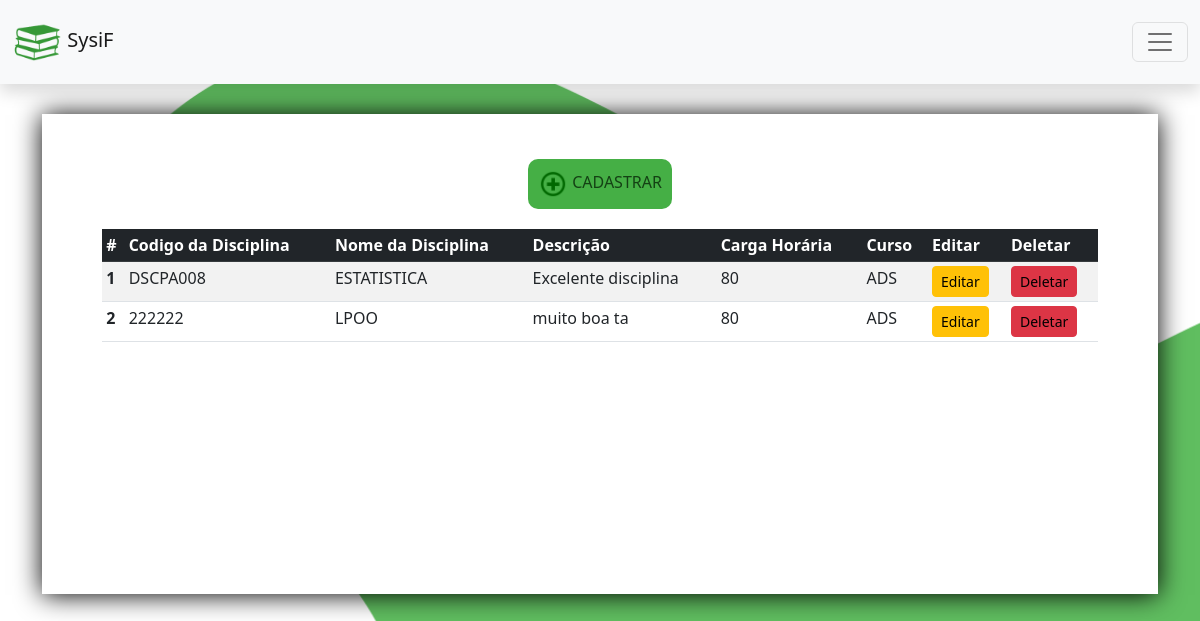
Screenshot of /disciplina/ (signed in) with the database file from the repository.
### disciplina/models.py (models this page shows, shortened)
class Disciplina(models.Model):
    id_curso = models.ForeignKey(Curso, on_delete=models.CASCADE)
    nome_disciplina = models.CharField('Nome', max_length=250)
    codigo_disciplina = models.CharField('Código', max_length=250)
    descricao = models.CharField('Descrição', max_length=500)
    carga_horaria = models.IntegerField('Carga Horaria')
    class Meta:
        verbose_name = 'Disciplina'
        ordering = ['nome_disciplina']

### curso/models.py (models this page shows, shortened)
class Curso(models.Model):
    nome_curso = models.CharField('Nome', max_length=250)
    codigo_curso = models.CharField('Código curso', max_length=100)
    descricao = models.CharField('Descrição', max_length=500)
    def __str__(self):
        return self.nome_curso
    class Meta:
        verbose_name = 'Curso'
        ordering = ['nome_curso']

### disciplina/views.py (the view)
# urls.py: path('', views.dashboard, name='dashboard'),
@login_required
def dashboard(request):
     disciplinas_cadastrados = Disciplina.objects.all()
     context ={
        'disciplinas_cadastrados': disciplinas_cadastrados,
     }
     return render(request, 'disciplina_dashboard.html', context)

### disciplina/templates/disciplina_dashboard.html (shortened to what this page needs)
{% extends 'base.html' %}
{% load static %}
{% load bootstrap %}
{% block content %}
<div class="info-div">
  <a href="{% url 'disciplina:cadastrar' %}" class="cadastrar">
    <img src="../../static/img/cadastro_simbolo.png" alt="" width="30px">
    CADASTRAR
  </a>
</div>
<table class="table table-striped table-sm">
  <thead class="table-dark">
    <tr>
      <th scope="col">#</th>
      <th scope="col">Codigo da Disciplina</th>
      <th scope="col">Nome da Disciplina</th>
      <th scope="col">Descrição</th>
      <th scope="col">Carga Horária</th>
      <th scope="col">Curso</th>
      <th scope="col">Editar</th>
      <th scope="col">Deletar</th>
    </tr>
  </thead>
  <tbody>
    {% for item in disciplinas_cadastrados %}
    <tr>
      <th scope="row">{{ forloop.counter }}</th>
      <td>{{item.codigo_disciplina}}</td>
      <td>{{item.nome_disciplina}}</td>
      <td>{{item.descricao}}</td>
      <td>{{item.carga_horaria}}</td>
      <td>{{item.id_curso}}</td>
      <td><a class="btn btn-sm btn-warning" href="{% url 'disciplina:editar' item.id %}">Editar</a></td>
      <td><a class="btn btn-sm btn-danger" href="{% url 'disciplina:deletar' item.id %}"
          onclick="return confirm('Deseja deletar esse disciplina?')">Deletar</a></td>
      {% endfor %}
    </tr>
  </tbody>
</table>
{% endblock %}

### main/static/css/style.css (style rules this page uses)
body { background: rgb(255, 255, 255) url("../img/background.png") no-repeat left top; background-size: 1800px; }
table { margin-top: 20px; }
.list-group-item a, a:link, a:visited, a:active, a:hover { text-decoration: none; color: black; }
.btn { color: black; }
.info-div { margin: auto; display: flex; }
.info-div a, .info-div a:link, .info-div a:visited, .info-div a:active, .info-div a:hover { text-decoration: none; color: rgb(20, 65, 20); }
.cadastrar { border-radius: 10px; background-color: rgb(69, 175, 69); padding: 10px 10px; margin: auto; text-align: center; }
.cadastrar img { display: inline; }

### rows the page displays
Disciplina: codigo_disciplina "DSCPA008", nome_disciplina "ESTATISTICA", descricao "Excelente disciplina", carga_horaria "80", id_curso "ADS"
Disciplina: codigo_disciplina "222222", nome_disciplina "LPOO", descricao "muito boa ta", carga_horaria "80", id_curso "ADS"
